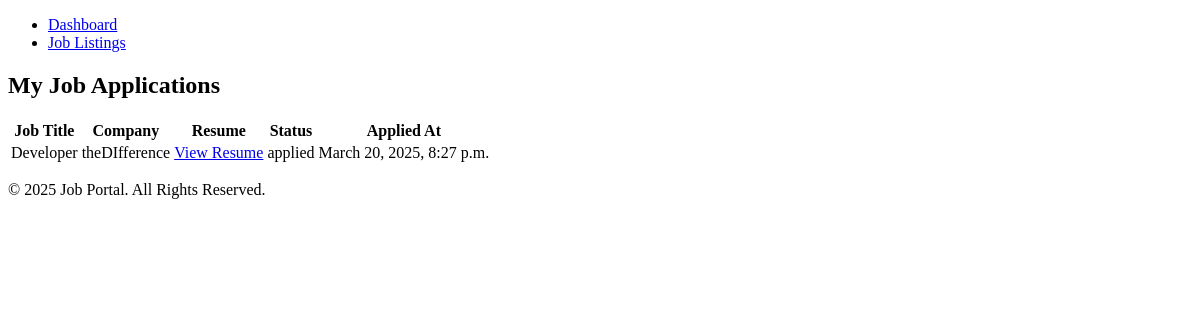
The page /applicant-dashboard/ (signed in) on the database as committed earlier.
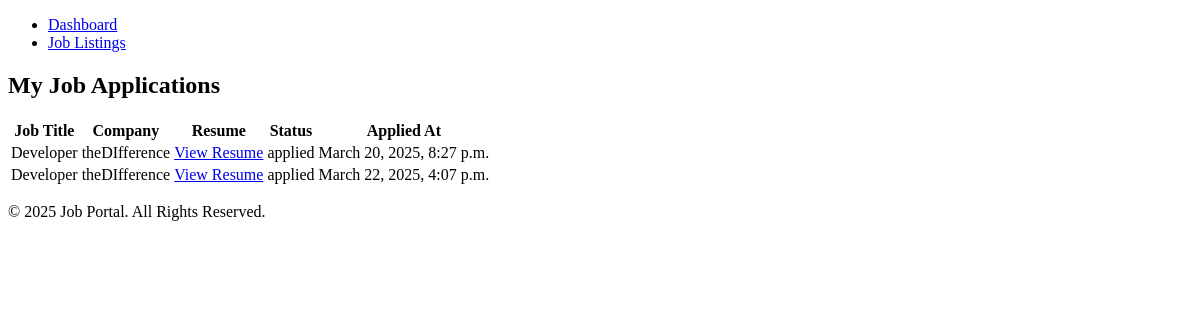
The same page on the database as committed later.
### jobs/models.py (models this page shows, shortened)
class JobApplication(models.Model):
    job = models.ForeignKey('Job', on_delete=models.CASCADE)
    candidate = models.ForeignKey(User, on_delete=models.CASCADE)
    resume = models.FileField(upload_to='applications/', blank=True, null=True)
    cover_letter = models.TextField(blank=True)
    status = models.CharField(max_length=20, choices=[
        ('applied', 'Applied'),
        ('reviewed', 'Reviewed'),
        ('accepted', 'Accepted'),
        ('rejected', 'Rejected'),
    ], default='applied')
    applied_at = models.DateTimeField(auto_now_add=True)

class Job(models.Model):
    title = models.CharField(max_length=255)
    company =models.CharField(max_length=255)
    location = models.CharField(max_length=255)
    description = models.TextField()
    salary = models.DecimalField(max_digits=10, decimal_places=2, null=True, blank=True)
    employment_type = models.CharField(max_length=255, choices=[('Full-Time', 'Full-Time'), ('Part-Time', 'Part-Time'), ('Contract', 'Contract')])
    industry = models.CharField(max_length=255)
    experience_level = models.CharField(max_length=100, choices=[('Entry', 'Entry'), ('Mid', 'Mid'), ('Senior', 'Senior')])
    skills_required= models.TextField()
    posted_at= models.DateTimeField(auto_now_add=True)
    user = models.ForeignKey(User, on_delete=models.CASCADE)

### jobs/views.py (the view)
# urls.py: path('applicant-dashboard/', applicant_dashboard, name='applicant_dashboard'),
@login_required
def applicant_dashboard(request):
    if not hasattr(request.user, 'profile'):
        return redirect('create_profile')
    if request.user.profile.role != 'candidate':
        return redirect ('employer_dashboard')
    applications = JobApplication.objects.filter(candidate=request.user)
    return render(request, 'jobs/applicant_dashboard.html', {'applications': applications})

### jobs/templates/jobs/applicant_dashboard.html (shortened to what this page needs)
{% extends 'base.html' %}
{% block content %}
<h2>My Job Applications</h2>
{% if applications %}
<table>
    <tr>
        <th>Job Title</th>
        <th>Company</th>
        <th>Resume</th>
        <th>Status</th>
        <th>Applied At</th>
    </tr>
    {% for application in applications %}
    <tr>
        <td>{{ application.job.title }}</td>
        <td>{{ application.job.company }}</td>
        <td><a href="{{ application.resume.url }}">View Resume</a></td>
        <td>{{ application.status }}</td>
        <td>{{ application.applied_at }}</td>
    </tr>
    {% endfor %}
</table>
{% else %}
<p>You have not applied for any jobs yet.</p>
{% endif %}
{% endblock %}

Rows that differ between the two databases and show on the page:
added JobApplication: job "Developer", job.company "theDIfference", status "applied", applied_at "March 22, 2025, 4:07 p.m."
